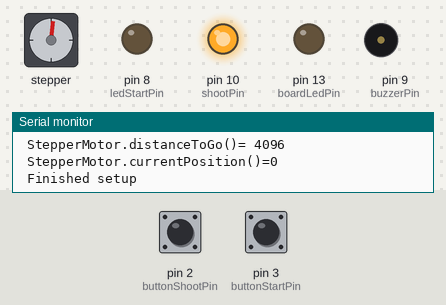
Bench run of a sketch on a simulated Arduino Nano, built with avr-gcc and run on an emulated ATmega328P. Parts: stepper motor, output pins drawn as LEDs (lit = HIGH), buzzer (waves = sounding, pin HIGH), the last lines printed to the serial monitor. The inputs (shaded band) are chosen by the test bench; at power-on: pin 3 (buttonStartPin) LOW, pin 2 (buttonShootPin) LOW. Stepper angles assume 4096 steps per turn.

Above: at 2.2 s.
2.3 s: pin 3 (buttonStartPin) pulled HIGH for 0.15 s
At 2.56 s:
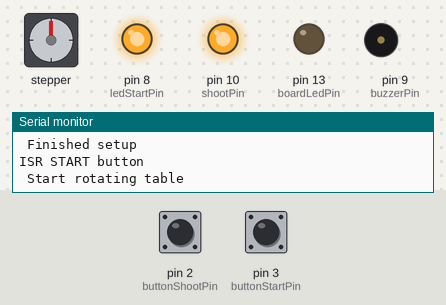
5.3 s: pin 3 (buttonStartPin) pulled HIGH for 1 s
At 6.2 s:
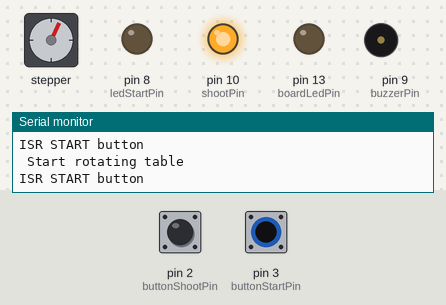
7.8 s: pin 3 (buttonStartPin) pulled HIGH for 0.15 s
At 8.4 s:
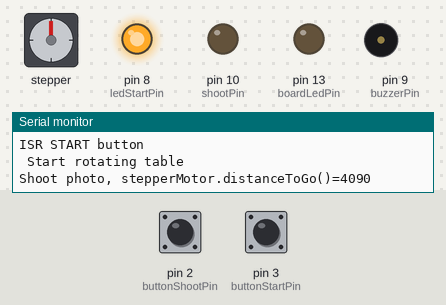
10.9 s: pin 2 (buttonShootPin) pulled HIGH for 0.15 s
14.0 s: pin 3 (buttonStartPin) pulled HIGH for 3.2 s
At 15.3 s:
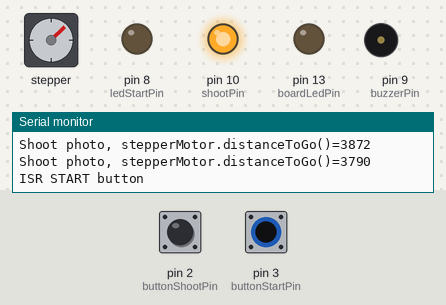
Timing chart, 0 to 17.0 s (numbered marks = the images above; inputs shaded):
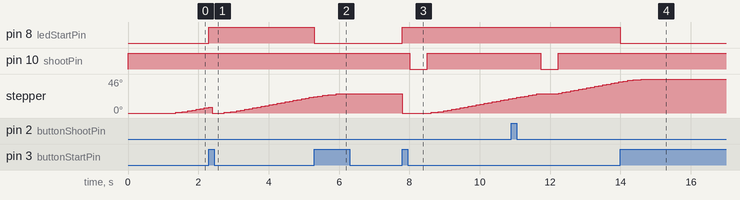

The sketch:

3d_scanner_v04.ino
```cpp
// ************************************************************************************************************************
// *** 3D scanner turntable
// ***
// *** Turntable for a 3D scanner controlled with arduino, who also shoots, via bluetooth, a phone camera to
// *** reconstruct the object with photogrametry.
// ***
// *** Components:
// ***
// *** - Arduino Nano
// *** - 2 push buttons (start/stop, shoot)
// *** - On/off button for bluetooth
// *** - Cheap Bluetooth device
// *** - 28BYJ-48 Stepper Motor
// *** - ULN2003 driver for the motor
// ***
// *** Created at 08 of October 2018
// *** By Celatzur
// *** Modified at 18 of November 2018
// *** By Celatzur
// ***
// *** https://github.com/celatzur/3D-scanner
// ***
// ************************************************************************************************************************

// ************************************************************************************************************************
// *** TTD
// *** Detect if the bluetooth remote is ON, and don't send signals anyway.
// *** Connect and activate the buzzer
// *** Enable a physical channel to reprogram the arduino without opening the scanner
// ************************************************************************************************************************

// *** Library to control the 28BYJ-48 Stepper Motor, better than the default <Stepper.h>
#include "AccelStepper.h"
#include <EnableInterrupt.h>

#define DEBUG 1                           // For scaffolding

#define HALFSTEP 8                        // Half-step mode (8 step control signal sequence)

// Motor pin definitions
#define motorPin1  5                      // IN1 on the ULN2003 driver
#define motorPin2  4                      // IN2 on the ULN2003 driver
#define motorPin3  6                      // IN3 on the ULN2003 driver
#define motorPin4  7                      // IN4 on the ULN2003 driver

// Initialize with pin sequence IN1-IN3-IN2-IN4 for using the AccelStepper with 28BYJ-48
AccelStepper stepperMotor(HALFSTEP, motorPin1, motorPin3, motorPin2, motorPin4);

// double stepsPerDegree = 4078.0 * 2.0 / 360.0;

// Push-button definition
const int buttonStartPin = 3;             // Start or Stop button
const int buttonShootPin = 2;             // Shoot camera button

volatile bool buttonStartPushed=false;    // To remember when Start button has been pushed (volatile inside ISR)
volatile bool buttonShootPushed=false;    // To remember when Shoot button has been pushed (volatile inside ISR)

const int debounceDelay = 500;            //in ms, to debounce the push buttons

// LED definition to indicate the running state
const int ledStartPin = 8;                // Number of the LED pin

int boardLedPin = 13;

const int shootPin = 10;                  // Pin to shoot the bluetooth camera (LOW)

const int buzzerPin = 9;                  // Pin to buzzer to mark the start and ending of a full rotation

volatile bool tableRotating=false;        // To define if the motor is already rotating

const unsigned long stepsBetweenShoots = 51200;   //From 4096 steps, Accel=100, MaxSpeed=100.0, Speed=100:
                                                  //51200  = 29 Photos
                                                  //12800  = 119 Photos
                                                  //4267   = 347 Photos
                                                  //From 4096 steps, Accel=100, MaxSpeed=1000.0, Speed=100:
                                                  //6400   = 64 Photos
                                                  //12800  = 32 Photos
                                                  //25600  = 16 Photos
                                                  //51200  = 8 Photos
                                                  //102400 = 4 Photos
                                                  //204800 = 2 Photos

unsigned long nStepsBwShots = 0;
int i = 0;

// ************************************************************************************************************************
// *** Setup
// ************************************************************************************************************************

void setup() {
  stepperMotor.setMaxSpeed(100.0);       //Max. 1000
  stepperMotor.setAcceleration(100.0);   //Max 100
  stepperMotor.setSpeed(100);            //Max 100
  stepperMotor.setCurrentPosition(0);
  stepperMotor.moveTo(4096);             // 4096 steps for 1 rotation in 28BYJ-48 – 5V Stepper Motor
  //stepperMotor.moveTo(0);
  stepperMotor.run();

  pinMode(buttonStartPin, INPUT);
  pinMode(buttonShootPin, INPUT);

  pinMode(ledStartPin, OUTPUT);
  digitalWrite(ledStartPin, LOW);         // LOW for LED off

  pinMode(boardLedPin, OUTPUT);
  digitalWrite(boardLedPin, LOW);         // LOW for LED off

  pinMode(buzzerPin, OUTPUT);
  pinMode(shootPin, OUTPUT);
  digitalWrite(shootPin, HIGH);           // LOW for shooting photo

  //Interruptions
  enableInterrupt(buttonStartPin, isr_startButtonPushed, RISING);
  enableInterrupt(buttonShootPin, isr_shootButtonPushed, RISING);

  Serial.begin(115200);

  #ifdef DEBUG
  Serial.print(" StepperMotor.distanceToGo()= ");
  Serial.print(stepperMotor.distanceToGo());
  Serial.print("\n StepperMotor.currentPosition()=");
  Serial.print(stepperMotor.currentPosition());
  Serial.print("\n Finished setup \n");
  delay(1000);
  #endif
}

// ************************************************************************************************************************
// *** Main loop: wait an interrupt to start or stop the process. It can shoot a photo
// ************************************************************************************************************************

void loop() {
stepperMotor.run();

if (buttonStartPushed == true) {        // If the ISR says the button is pushed
  buttonStartPushed = false;
  if (tableRotating == false) {         // If its not moving, starts to move
    startRotating();
    tableRotating = true;
    }
  else {                                // If its moving, stops it
    stopRotating();
    tableRotating = false;
    }
  }

if (tableRotating == true) {
    nStepsBwShots++;

    if (nStepsBwShots == stepsBetweenShoots ) {
      nStepsBwShots=0;
      //stepperMotor.stop();                //Stop
      shootPhoto();
      //stepperMotor.run();                 //Start
    }
  }

 //When the motor reaches target position, STOPs and beeps
if (stepperMotor.distanceToGo() == 0) {
    stopRotating();
    tableRotating=false;
    //stepperMotor.moveTo(-stepperMotor.currentPosition());  //Reverse motor
  }
  else {
    stepperMotor.run();//Run the stepper towards the destined position
                       //Whenever the run() is called the stepper moves only 1 step onto the direction assigned
  }
}

// ************************************************************************************************************************
// *** Interrupt function executed when start button is pushed
// ************************************************************************************************************************
void isr_startButtonPushed(){

  static unsigned long last_interrupt_time = 0;
  unsigned long interrupt_time = millis();

  if (interrupt_time - last_interrupt_time > debounceDelay) {
    buttonStartPushed = true;
    #ifdef DEBUG
    Serial.print("ISR START button \n");
    #endif
  }

  last_interrupt_time = interrupt_time;
}

// ************************************************************************************************************************
// *** Interrupt function executed when shoot photo button is pushed
// ************************************************************************************************************************
void isr_shootButtonPushed(){

  static unsigned long last_interrupt_time = 0;
  unsigned long interrupt_time = millis();

  if (interrupt_time - last_interrupt_time > debounceDelay) {
    #ifdef DEBUG
    Serial.print("ISR Shoot button \n");
    #endif

    shootPhoto();                             //Shoot the camera, if it's connected
    }

  last_interrupt_time = interrupt_time;
}

// ************************************************************************************************************************
// *** Function to start tunrning the table untill one revolution is done
// ************************************************************************************************************************
void startRotating(){
  #ifdef DEBUG
  Serial.print("\n Start rotating table \n");
  #endif

  digitalWrite(ledStartPin, HIGH);
  stepperMotor.setCurrentPosition(0);
  stepperMotor.moveTo(4096);                  //4096 steps for 1 rotation in 28BYJ-48 – 5V Stepper Motor
  stepperMotor.run();                         //Start
}

// ************************************************************************************************************************
// *** Function to stop turning the table
// ************************************************************************************************************************
void stopRotating(){
  digitalWrite(ledStartPin, LOW);
  stepperMotor.stop();                        //Stops
}

// ************************************************************************************************************************
// *** Shoots a photo
// ************************************************************************************************************************
void shootPhoto(){
//    #ifdef DEBUG
    Serial.print("Shoot photo, stepperMotor.distanceToGo()=");
    Serial.print(stepperMotor.distanceToGo());
    Serial.print("\n");
//    #endif

    digitalWrite(shootPin, LOW);
    delay(500);
    digitalWrite(shootPin, HIGH);
}
```

Measured:
- after the input at 2.3 s, pin 8 (ledStartPin): LOW → HIGH at once
- after the input at 5.3 s, pin 8 (ledStartPin): HIGH → LOW at once; pin 10 (shootPin): stays HIGH (without the input it goes to LOW after 0.21 s)
- after the input at 7.8 s, pin 8 (ledStartPin): LOW → HIGH at once; pin 10 (shootPin): HIGH → LOW after 0.21 s, → HIGH 0.50 s later; stepper: turns 26° counter-clockwise in 0.00 s, then 19° clockwise in 2.2 s
- after the input at 14.0 s, pin 8 (ledStartPin): HIGH → LOW at once; pin 10 (shootPin): stops changing and stays HIGH
